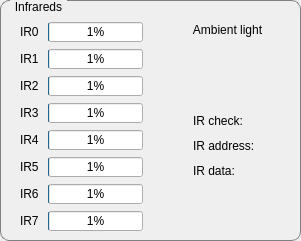
   <widget class="QGroupBox" name="groupBox_2">
    <property name="geometry">
     <rect>
      <x>650</x>
      <y>250</y>
      <width>301</width>
      <height>241</height>
     </rect>
    </property>
    <property name="styleSheet">
     <string notr="true">QGroupBox {
	border: 1px solid gray;
	border-radius: 9px;
	margin-top: 0.5em;
}

QGroupBox::title {
    subcontrol-origin: margin;
    left: 10px;
    padding: 0 3px 0 3px;
}
</string>
    </property>
    <property name="title">
     <string>Infrareds</string>
    </property>
    <property name="flat">
     <bool>false</bool>
    </property>
    <widget class="QProgressBar" name="progressIR6">
     <property name="geometry">
      <rect>
       <x>48</x>
       <y>184</y>
       <width>95</width>
       <height>20</height>
      </rect>
     </property>
     <property name="maximum">
      <number>2000</number>
     </property>
     <property name="value">
      <number>24</number>
     </property>
    </widget>
    <widget class="QProgressBar" name="progressIR4">
     <property name="geometry">
      <rect>
       <x>48</x>
       <y>130</y>
       <width>95</width>
       <height>20</height>
      </rect>
     </property>
     <property name="maximum">
      <number>2000</number>
     </property>
     <property name="value">
      <number>24</number>
     </property>
    </widget>
    <widget class="QProgressBar" name="progressIR2">
     <property name="geometry">
      <rect>
       <x>48</x>
       <y>76</y>
       <width>95</width>
       <height>20</height>
      </rect>
     </property>
     <property name="maximum">
      <number>2000</number>
     </property>
     <property name="value">
      <number>24</number>
     </property>
    </widget>
    <widget class="QLabel" name="lblIR7">
     <property name="geometry">
      <rect>
       <x>20</x>
       <y>212</y>
       <width>20</width>
       <height>17</height>
      </rect>
     </property>
     <property name="text">
      <string>IR7</string>
     </property>
    </widget>
    <widget class="QLabel" name="lblIR0">
     <property name="geometry">
      <rect>
       <x>20</x>
       <y>23</y>
       <width>20</width>
       <height>17</height>
      </rect>
     </property>
     <property name="text">
      <string>IR0</string>
     </property>
    </widget>
    <widget class="QProgressBar" name="progressIR0">
     <property name="geometry">
      <rect>
       <x>48</x>
       <y>22</y>
       <width>95</width>
       <height>20</height>
      </rect>
     </property>
     <property name="maximum">
      <number>2000</number>
     </property>
     <property name="value">
      <number>24</number>
     </property>
     <property name="invertedAppearance">
      <bool>false</bool>
     </property>
    </widget>
    <widget class="QLabel" name="lblIR2">
     <property name="geometry">
      <rect>
       <x>20</x>
       <y>77</y>
       <width>20</width>
       <height>17</height>
      </rect>
     </property>
     <property name="text">
      <string>IR2</string>
     </property>
    </widget>
    <widget class="QLabel" name="lblIR1">
     <property name="geometry">
      <rect>
       <x>20</x>
       <y>50</y>
       <width>20</width>
       <height>17</height>
      </rect>
     </property>
     <property name="text">
      <string>IR1</string>
     </property>
    </widget>
    <widget class="QProgressBar" name="progressIR5">
     <property name="geometry">
      <rect>
       <x>48</x>
       <y>157</y>
       <width>95</width>
       <height>20</height>
      </rect>
     </property>
     <property name="maximum">
      <number>2000</number>
     </property>
     <property name="value">
      <number>24</number>
     </property>
    </widget>
    <widget class="QProgressBar" name="progressIR7">
     <property name="geometry">
      <rect>
       <x>48</x>
       <y>211</y>
       <width>95</width>
       <height>20</height>
      </rect>
     </property>
     <property name="maximum">
      <number>2000</number>
     </property>
     <property name="value">
      <number>24</number>
     </property>
    </widget>
    <widget class="QLabel" name="lblIR3">
     <property name="geometry">
      <rect>
       <x>20</x>
       <y>104</y>
       <width>20</width>
       <height>17</height>
      </rect>
     </property>
     <property name="text">
      <string>IR3</string>
     </property>
    </widget>
    <widget class="QLabel" name="lblIR6">
     <property name="geometry">
      <rect>
       <x>20</x>
       <y>185</y>
       <width>20</width>
       <height>17</height>
      </rect>
     </property>
     <property name="text">
      <string>IR6</string>
     </property>
    </widget>
    <widget class="QProgressBar" name="progressIR1">
     <property name="geometry">
      <rect>
       <x>48</x>
       <y>49</y>
       <width>95</width>
       <height>20</height>
      </rect>
     </property>
     <property name="maximum">
      <number>2000</number>
     </property>
     <property name="value">
      <number>24</number>
     </property>
    </widget>
    <widget class="QLabel" name="lblIR5">
     <property name="geometry">
      <rect>
       <x>20</x>
       <y>158</y>
       <width>20</width>
       <height>17</height>
      </rect>
     </property>
     <property name="text">
      <string>IR5</string>
     </property>
    </widget>
    <widget class="QLabel" name="lblIR4">
     <property name="geometry">
      <rect>
       <x>20</x>
       <y>131</y>
       <width>20</width>
       <height>17</height>
      </rect>
     </property>
     <property name="text">
      <string>IR4</string>
     </property>
    </widget>
    <widget class="QProgressBar" name="progressIR3">
     <property name="geometry">
      <rect>
       <x>48</x>
       <y>103</y>
       <width>95</width>
       <height>20</height>
      </rect>
     </property>
     <property name="maximum">
      <number>2000</number>
     </property>
     <property name="value">
      <number>24</number>
     </property>
    </widget>
    <widget class="QLabel" name="label_11">
     <property name="geometry">
      <rect>
       <x>160</x>
       <y>14</y>
       <width>135</width>
       <height>31</height>
      </rect>
     </property>
     <property name="text">
      <string>Ambient light</string>
     </property>
     <property name="alignment">
      <set>Qt::AlignCenter</set>
     </property>
    </widget>
    <widget class="QLabel" name="lblIRaddress">
     <property name="geometry">
      <rect>
       <x>270</x>
       <y>137</y>
       <width>58</width>
       <height>17</height>
      </rect>
     </property>
     <property name="text">
      <string/>
     </property>
    </widget>
    <widget class="QLabel" name="label_7">
     <property name="geometry">
      <rect>
       <x>193</x>
       <y>162</y>
       <width>69</width>
       <height>17</height>
      </rect>
     </property>
     <property name="text">
      <string>IR data:</string>
     </property>
    </widget>
    <widget class="QLabel" name="lblIRdata">
     <property name="geometry">
      <rect>
       <x>270</x>
       <y>162</y>
       <width>58</width>
       <height>17</height>
      </rect>
     </property>
     <property name="text">
      <string/>
     </property>
    </widget>
    <widget class="QLabel" name="lblIRcheck">
     <property name="geometry">
      <rect>
       <x>270</x>
       <y>112</y>
       <width>58</width>
       <height>17</height>
      </rect>
     </property>
     <property name="text">
      <string/>
     </property>
    </widget>
    <widget class="QLabel" name="label_5">
     <property name="geometry">
      <rect>
       <x>193</x>
       <y>112</y>
       <width>69</width>
       <height>17</height>
      </rect>
     </property>
     <property name="text">
      <string>IR check:</string>
     </property>
    </widget>
    <widget class="QLabel" name="label_6">
     <property name="geometry">
      <rect>
       <x>193</x>
       <y>137</y>
       <width>69</width>
       <height>17</height>
      </rect>
     </property>
     <property name="text">
      <string>IR address:</string>
     </property>
    </widget>
    <widget class="QLabel" name="lblLight">
     <property name="geometry">
      <rect>
       <x>205</x>
       <y>42</y>
       <width>45</width>
       <height>45</height>
      </rect>
     </property>
     <property name="text">
      <string/>
     </property>
    </widget>
   </widget>
